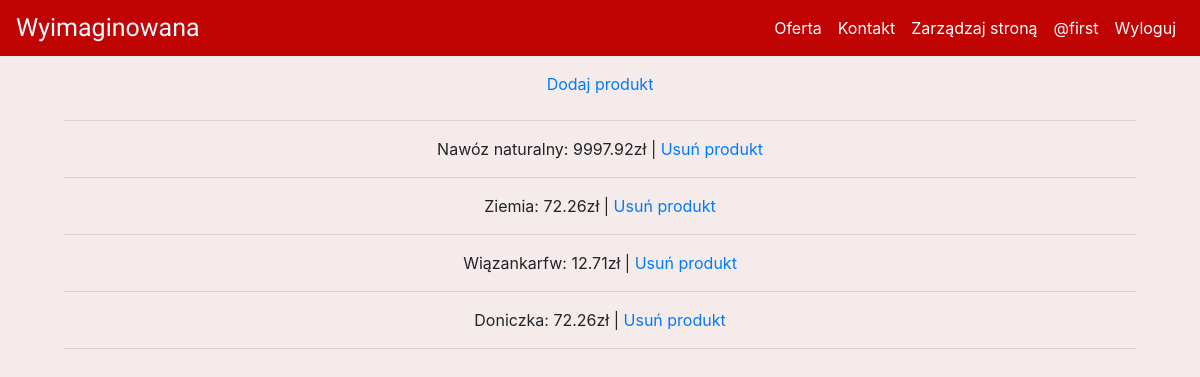
The app's page /zarządzaj/produkty (signed in), older data.
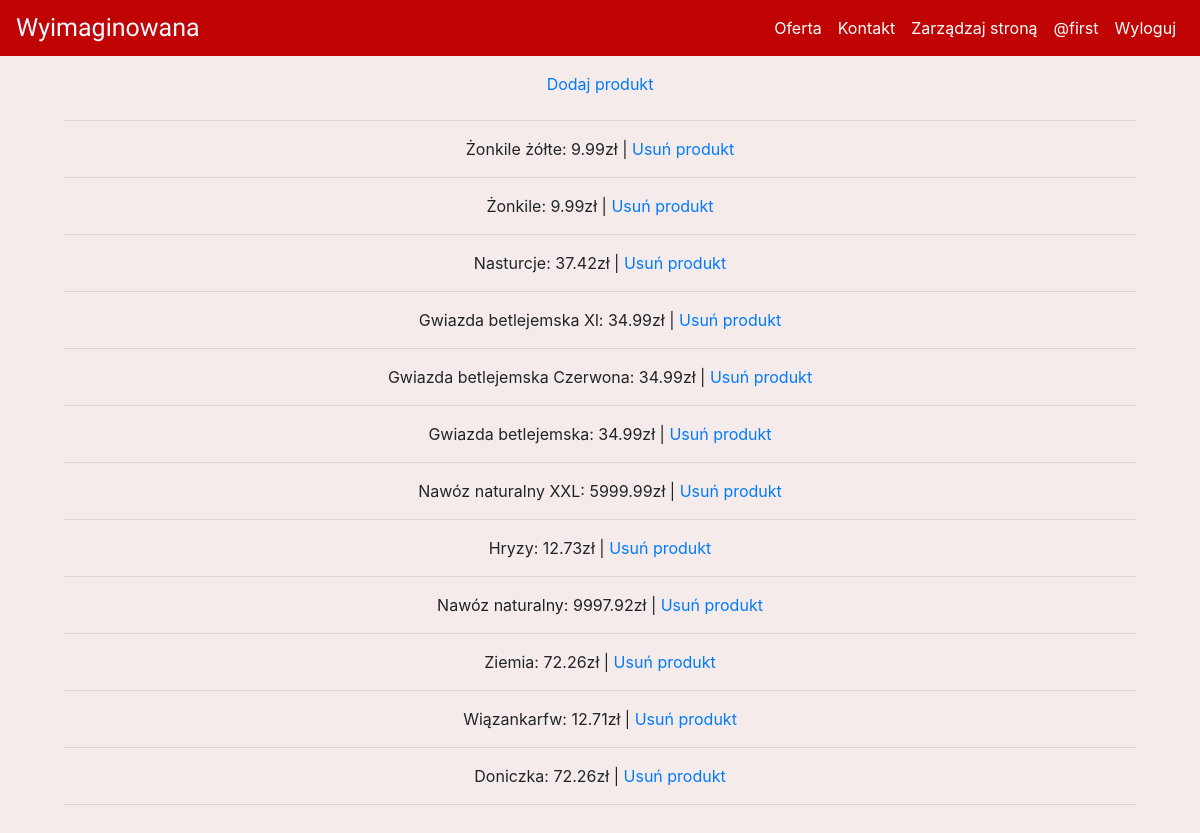
The same page, newer data.
### kwiaciarnia/models.py (models this page shows)
class Products(db.Model):
    id = db.Column(db.Integer(), primary_key=True)
    category = db.Column(db.Integer(), db.ForeignKey('product_category.id'))
    name = db.Column(db.String(), unique=True)
    description = db.Column(db.String())
    price = db.Column(db.Integer())

### kwiaciarnia/routes.py (the view)
@app.route("/zarządzaj/produkty")
@login_required
def manage_products():
    products = Products.query.order_by(Products.id.desc())
    return render_template('manage/manage_products.html', products=products)

### kwiaciarnia/models.py (called while the page is built)
@login_manager.user_loader
def load_user(user_id):
    return User.query.get(int(user_id))

### kwiaciarnia/templates/manage/manage_products.html (shortened to what this page needs)
{% extends 'base.html' %}
{% block content %}
<div>
    <a class="nav-link" href='{{ url_for("add_product") }}'>Dodaj produkt</a>
    <hr>
    {% for product in products %}
        <a>{{product.name}}:</a><span> {{product.price}}zł</a> | <a href="{{url_for('delete_product', id=product.id)}}">Usuń produkt</a>
        <hr>
    {% endfor %}
</div>
{% endblock %}

Row changes from the older to the newer data that the page shows:
added Products: name "Żonkile żółte", price "9.99"
added Products: name "Żonkile", price "9.99"
added Products: name "Nasturcje", price "37.42"
added Products: name "Gwiazda betlejemska Xl", price "34.99"
added Products: name "Gwiazda betlejemska Czerwona", price "34.99"
added Products: name "Gwiazda betlejemska", price "34.99"
added Products: name "Nawóz naturalny XXL", price "5999.99"
added Products: name "Hryzy", price "12.73"
